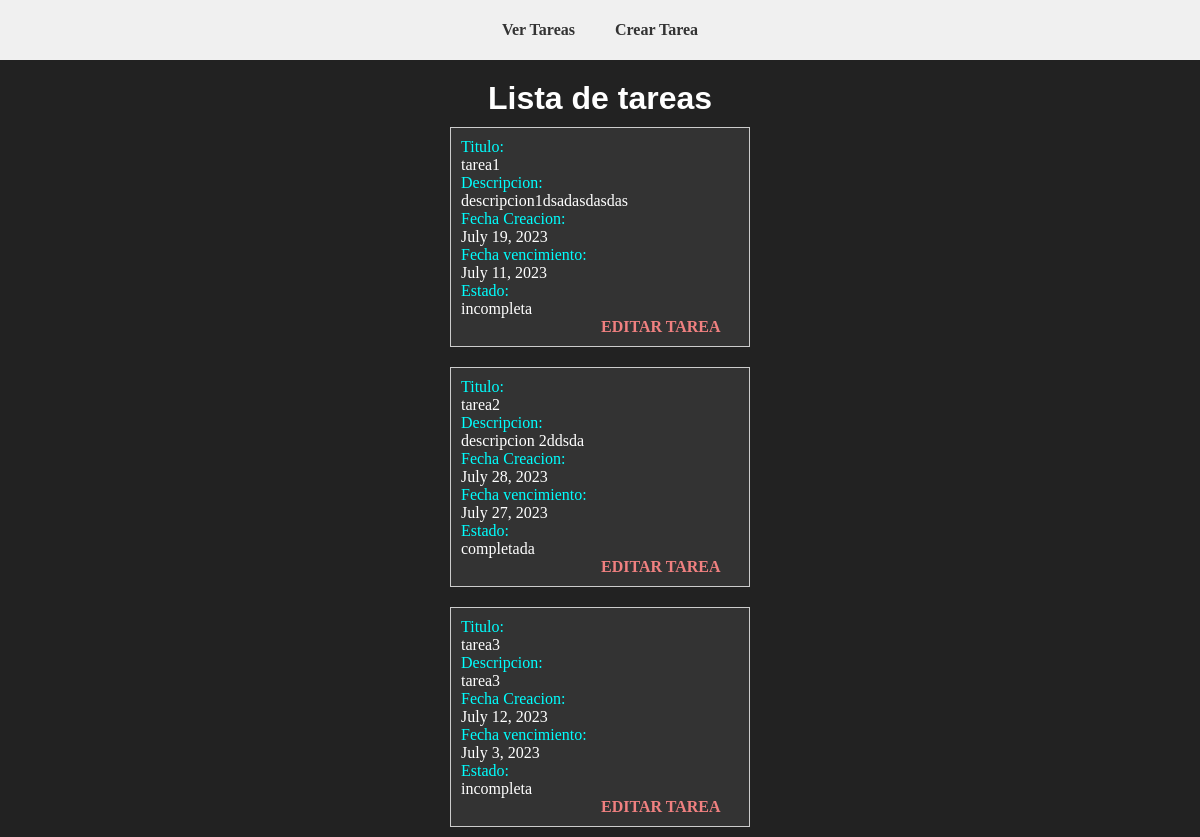
Before: / with the older database file.
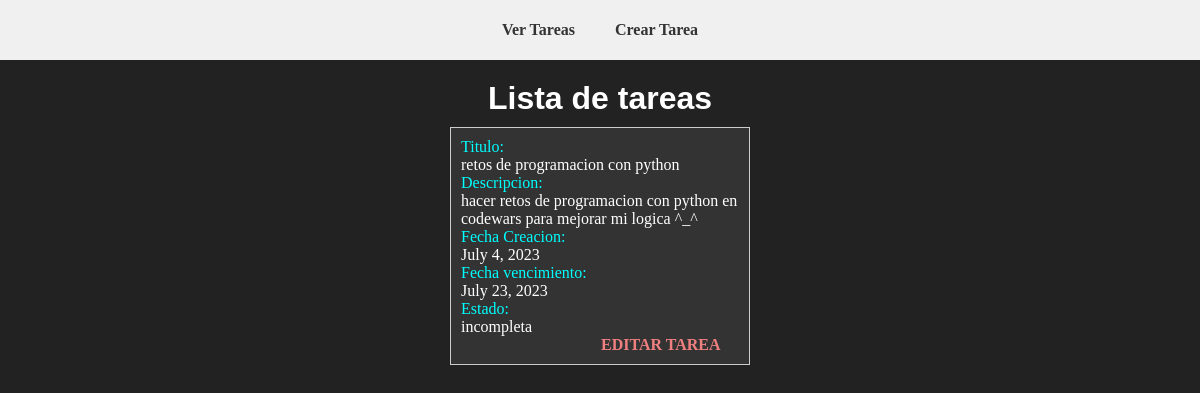
After: the same page with the newer database file.
### sgt_app/models.py (models this page shows, shortened)
class Tarea(models.Model):
    nombre = models.CharField(max_length=50)
    descripcion = models.CharField(max_length=50)
    fecha_creacion = models.DateField()
    fecha_vencimiento = models.DateField()
    ESTADO_CHOICES = (
    ('completada','Completada'),
    ('incompleta','Incompleta'),
    )
    estado = models.CharField(max_length=10, choices=ESTADO_CHOICES, default='incompleta')

### sgt_app/views.py (the view)
# urls.py: path('', views.ver_tareas, name='ver_tareas'),
def ver_tareas(request):
    tareas = Tarea.objects.all()
    return render(request, 'html/viewTasks.html', {'tareas': tareas})

### sgt_app/templates/html/viewTasks.html (shortened to what this page needs)
{% extends 'html/base.html' %}
{% block content %}
<!DOCTYPE html>
<html lang="en">
<head>
    <link rel="stylesheet" href="static/paginaMain.css">
</head>
<body>
    <div class="container">
        <h1 class="title">Lista de tareas</h1>
        <ul class="list">
            {% for tarea in tareas %}
                <li class="ite">
                    <p>Titulo:</p>
                    {{ tarea.nombre }}
                    <br>
                    <p>Descripcion:</p>
                    {{ tarea.descripcion }}
                    <br>
                    <p>Fecha Creacion:</p>
                    {{ tarea.fecha_creacion }}
                    <br>
                    <p>Fecha vencimiento:</p>
                    {{ tarea.fecha_vencimiento }}
                    <br>
                    <p>Estado:</p>
                    {{ tarea.estado }}
                    <br>
                    <a class="link" href="{% url 'editarTarea' tarea.id %}">EDITAR TAREA</a>
                </li>
            {% empty %}
                <p class="linkNoTareas">No hay Tareas para mostrar,  <a class="linkNoTareas" href="{% url 'crearTarea' %}">click aqui</a>
                    para crear una tarea  </p>
            {% endfor %}
        </ul>
    </div>
</body>
</html>
{% endblock %}

### sgt_app/templates/html/base.html (shortened to what this page needs)
<!DOCTYPE html>
<html>
<head>
    <link rel="stylesheet" href="static/nav.css">
</head>
<body>
    <nav class="menu">
        <ul class="lista">
            <li class="item"><a class="enlace" href="{% url 'ver_tareas' %}">Ver Tareas</a></li>
            <li class="item"><a class="enlace" href="{% url 'crearTarea' %}">Crear Tarea</a></li>
        </ul>
    </nav>
    {% block content %}
    {% endblock %}
</body>
</html>

### static/nav.css (style rules this page uses)
* { margin: 0; padding: 0; box-sizing: border-box; }
.menu { display: flex; align-items: center; justify-content: center; height: 60px; background-color: #f0f0f0; }
.lista { list-style: none; display: flex; }
.item { margin: 0 20px; }
.enlace { text-decoration: none; color: #333; font-weight: bold; }

### static/paginaMain.css (style rules this page uses)
* { margin: 0; padding: 0; box-sizing: border-box; }
body { background-color: #222; }
.container { max-width: 800px; margin: 0 auto; }
.title { text-align: center; font-family: Arial, sans-serif; color: #fff; margin-top: 20px; }
.list { list-style: none; display: flex; flex-direction: column; align-items: center; }
.ite { margin: 10px; padding: 10px; border: 1px solid #ccc; width: 300px; background-color: #333; color: #fff; }
.ite p { color: aqua; }
.ite a { color: lightcoral; margin-left: 140px; }
.link { text-decoration: none; color: #fff; font-weight: bold; }

Changed rows visible on the page:
removed Tarea: nombre "tarea1", descripcion "descripcion1dsadasdasdas", fecha_creacion "July 19, 2023", fecha_vencimiento "July 11, 2023", estado "incompleta"
removed Tarea: nombre "tarea2", descripcion "descripcion 2ddsda", fecha_creacion "July 28, 2023", fecha_vencimiento "July 27, 2023", estado "completada"
removed Tarea: nombre "tarea3", descripcion "tarea3", fecha_creacion "July 12, 2023", fecha_vencimiento "July 3, 2023", estado "incompleta"
added Tarea: nombre "retos de programacion con python", descripcion "hacer retos de programacion con python en codewars para mejorar mi logica ^_^", fecha_creacion "July 4, 2023", fecha_vencimiento "July 23, 2023", estado "incompleta"
